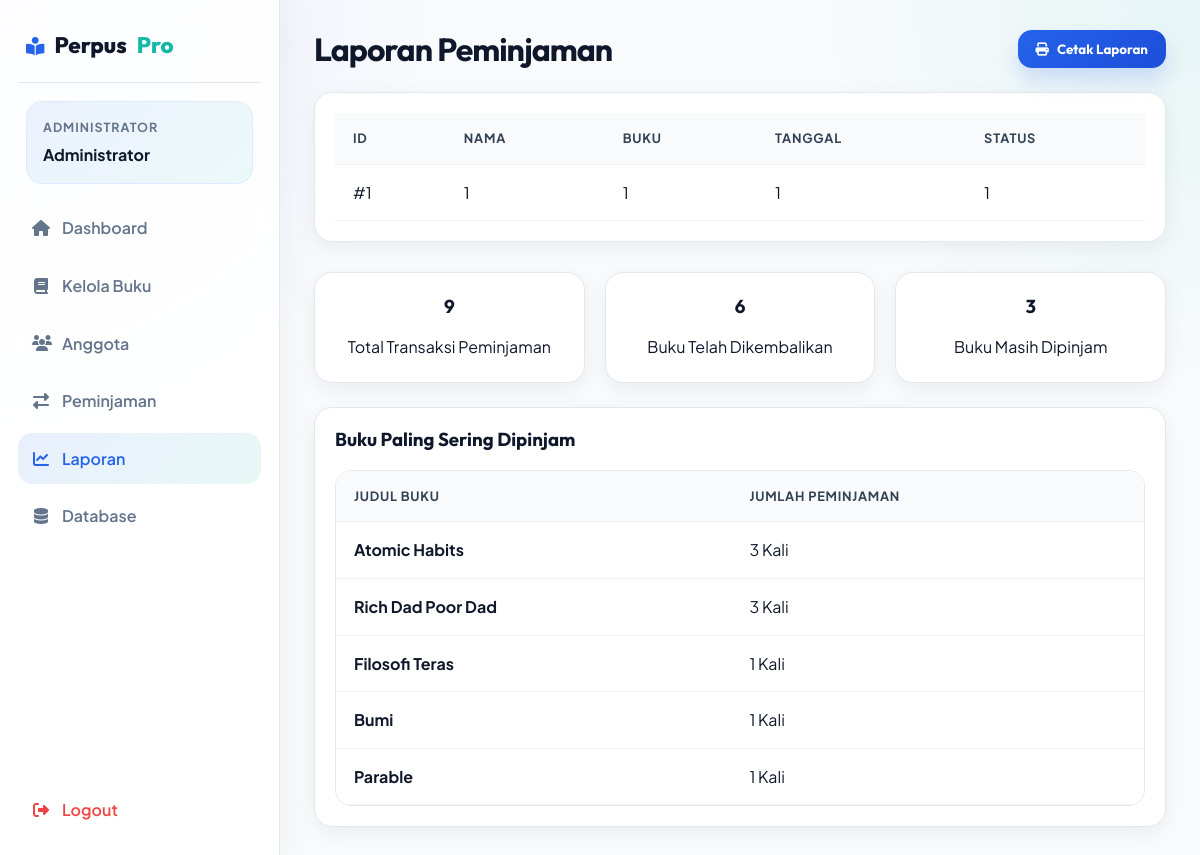
Screenshot of /admin/reports.php (signed in) with the database file from the repository.
### tables this page shows
CREATE TABLE `buku` (
  `id_buku` int NOT NULL AUTO_INCREMENT,
  `title` varchar(255) NOT NULL,
  `author` varchar(150) NOT NULL,
  `publisher` varchar(150) NOT NULL,
  `year` int NOT NULL,
  `quantity` int NOT NULL DEFAULT '0',
  `created_at` timestamp NOT NULL DEFAULT CURRENT_TIMESTAMP,
  `id_kategori` int DEFAULT NULL,
  `locked_by` int DEFAULT NULL,
  PRIMARY KEY (`id_buku`)
);

### admin/reports.php (the view)
<?php
include 'layout_top.php';
$total_borrowed = $conn->query("SELECT COUNT(*) as total FROM peminjaman")->fetch_assoc()['total'];
$total_returned = $conn->query("SELECT COUNT(*) as total FROM peminjaman WHERE status='returned'")->fetch_assoc()['total'];
$report = $conn->query("SELECT * FROM view_peminjaman");
$popular_books = $conn->query("
    SELECT
        b.id_buku,
        b.title,
        COUNT(d.id_buku) as borrow_count
    FROM buku b
    LEFT JOIN detail_pinjam d ON b.id_buku = d.id_buku
    LEFT JOIN peminjaman p ON d.id_peminjaman = p.id_peminjaman
    GROUP BY b.id_buku, b.title
    ORDER BY borrow_count DESC
    LIMIT 5
");
?>
<div class="page-header">
    <h1 class="page-title">Laporan Peminjaman</h1>
    <button onclick="window.print()" class="btn btn-primary"><i class="fas fa-print"></i> Cetak Laporan</button>
</div>
<div class="glass-panel report-panel">
    <table>
    <thead>
    <tr>
        <th>ID</th>
        <th>Nama</th>
        <th>Buku</th>
        <th>Tanggal</th>
        <th>Status</th>
    </tr>
    </thead>
    <tbody>
    <?php while($row = $report->fetch_assoc()): ?>
    <tr>
        <td>#<?= $row['id_peminjaman'] ?></td>
        <td><?= $row['nama_peminjam'] ?></td>
        <td><?= $row['judul_buku'] ?></td>
        <td><?= $row['borrow_date'] ?></td>
        <td><?= $row['status'] ?></td>
    </tr>
    <?php endwhile; ?>
    </tbody>
    </table>
</div>
<div class="dashboard-grid">
    <div class="glass-card stat-card report-stat-card">
        <h3><?php echo $total_borrowed; ?></h3>
        <p>Total Transaksi Peminjaman</p>
    </div>
    <div class="glass-card stat-card report-stat-card">
        <h3><?php echo $total_returned; ?></h3>
        <p>Buku Telah Dikembalikan</p>
    </div>
    <div class="glass-card stat-card report-stat-card">
        <h3><?php echo $total_borrowed - $total_returned; ?></h3>
        <p>Buku Masih Dipinjam</p>
    </div>
</div>
<div class="glass-panel popular-books-panel">
    <h3>Buku Paling Sering Dipinjam</h3>
    <div class="table-container popular-books-table">
        <table>
            <thead>
                <tr>
                    <th>Judul Buku</th>
                    <th>Jumlah Peminjaman</th>
                </tr>
            </thead>
            <tbody>
                <?php while($row = $popular_books->fetch_assoc()): ?>
                <tr>
                    <td><strong><?php echo htmlspecialchars($row['title']); ?></strong></td>
                    <td><?php echo $row['borrow_count']; ?> Kali</td>
                </tr>
                <?php endwhile; ?>
            </tbody>
        </table>
    </div>
</div>
<?php include 'layout_bottom.php'; ?>

### css/style.css (style rules this page uses)
:root { --primary:#2563eb; --primary-hover:#1d4ed8; --secondary:#14b8a6; --secondary-hover:#0f9f92; --accent:#7c3aed; --bg:#f8fafc; --bg-soft:#eef4ff; --surface:#ffffff; --surface-2:#f8fafc; --text:#0f172a; --muted:#64748b; --border:#e2e8f0; --shadow:0 12px 30px rgba(15, 23, 42, 0.08); --shadow-soft:0 6px 20px rgba(15, 23, 42, 0.06); --success:#16a34a; --warning:#f59e0b; --danger:#ef4444; --radius:18px; }
* { margin:0; padding:0; box-sizing:border-box; }
html, body { min-height:100%; }
body { font-family:'Plus Jakarta Sans', sans-serif; background: radial-gradient(circle at top left, rgba(37, 99, 235, 0.08), transparent 30%), radial-gradient(circle at top right, rgba(20, 184, 166, 0.08), transparent 26%), var(--bg); color:var(--text); line-height:1.6; }
h1,h2,h3,h4,h5,h6 { font-family:'Outfit', sans-serif; line-height:1.2; color:var(--text); }
.glass-panel, .glass-card { background:var(--surface); border:1px solid var(--border); border-radius:var(--radius); box-shadow:var(--shadow-soft); }
.glass-panel { padding:24px; }
.report-panel { padding: 20px; margin-bottom: 30px; }
.glass-card { padding:22px; transition:transform .2s ease, box-shadow .2s ease, border-color .2s ease; }
.report-stat-card { justify-content: center; flex-direction: column; text-align: center; }
.popular-books-panel { padding: 20px; }
.popular-books-table { margin-top: 20px; }
.page-header { display:flex; justify-content:space-between; align-items:center; gap:16px; margin-bottom:24px; flex-wrap:wrap; }
.page-title { font-size:2rem; letter-spacing:-0.03em; }
.btn { display:inline-flex; align-items:center; justify-content:center; gap:8px; padding:11px 18px; border:none; border-radius:14px; font-weight:700; font-family:'Outfit', sans-serif; cursor:pointer; transition:transform .2s ease, box-shadow .2s ease, opacity .2s ease, background .2s ease; text-align:center; white-space:nowrap; }
.btn-primary { background:linear-gradient(135deg, var(--primary), var(--primary-hover)); color:#fff; box-shadow:0 12px 20px rgba(37,99,235,.18); }
.table-container { overflow-x:auto; border-radius:16px; border:1px solid var(--border); background:#fff; }
table { width:100%; border-collapse:collapse; background:#fff; }
th, td { padding:15px 18px; text-align:left; border-bottom:1px solid #edf2f7; vertical-align:middle; }
th { background:#f8fafc; color:#334155; font-size:.8rem; text-transform:uppercase; letter-spacing:.06em; }
.dashboard-grid { display:grid; grid-template-columns:repeat(auto-fit, minmax(220px, 1fr)); gap:20px; margin-bottom:24px; }
.stat-card { display:flex; align-items:center; gap:16px; padding:22px; }

### rows the page displays
buku: title "Atomic Habits", borrow_count "3"
buku: title "Rich Dad Poor Dad", borrow_count "3"
buku: title "Filosofi Teras", borrow_count "1"
buku: title "Bumi", borrow_count "1"
buku: title "Parable", borrow_count "1"

### other values shown
$_SESSION['name'] "Administrator"
$row['id_peminjaman'] "1"
$row['nama_peminjam'] "1"
$row['judul_buku'] "1"
$row['borrow_date'] "1"
$row['status'] "1"
$total_borrowed "9"
$total_returned "6"
$total_borrowed - $total_returned "3"
